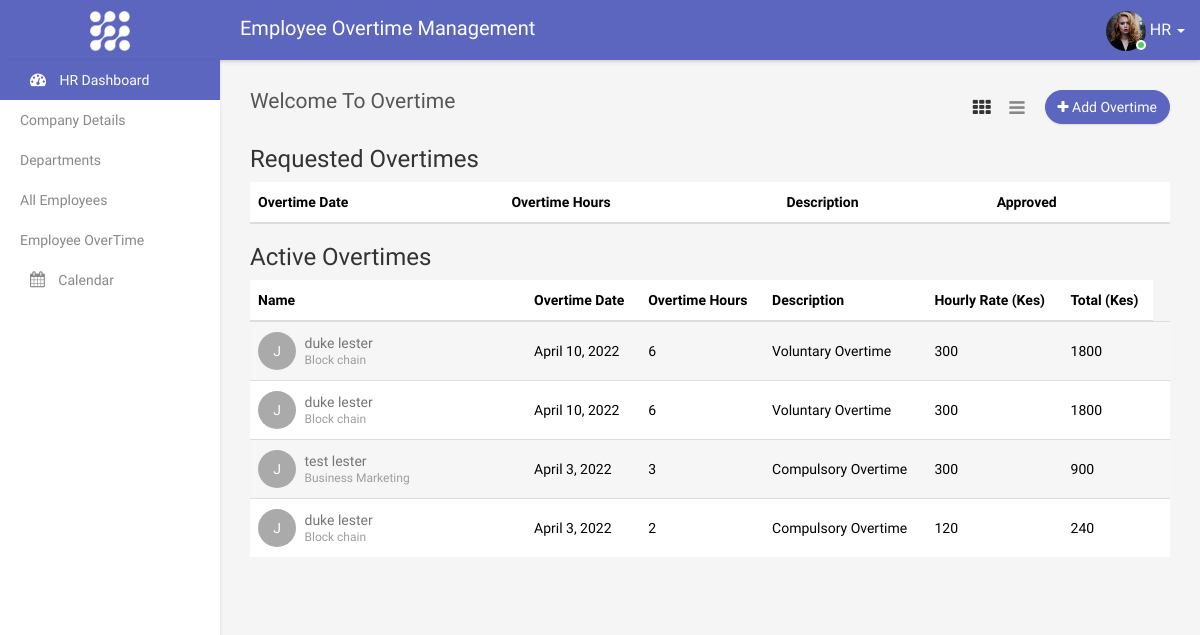
The app's page /overtime (signed in), older data.
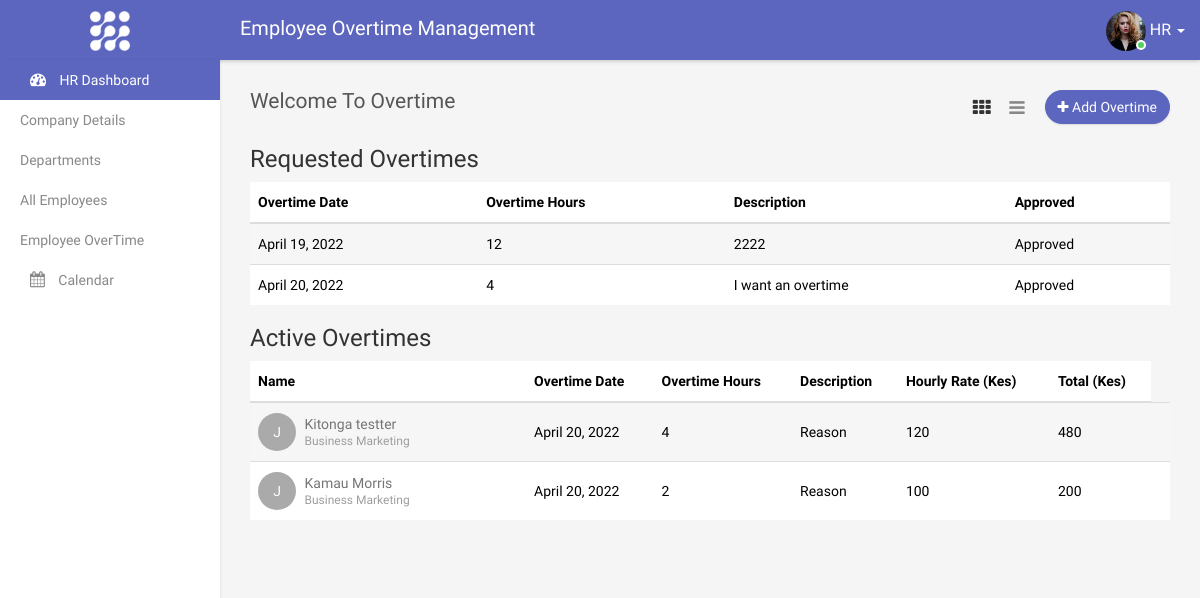
The same page, newer data.
### overtime/models.py (models this page shows, shortened)
class Overtime(models.Model):
    my_employee = models.ForeignKey(Employee, on_delete=models.CASCADE)
    overtime_date = models.DateField()
    overtime_hours = models.IntegerField()
    description = models.TextField()
    overtime_type = models.CharField(max_length=200)
    overtime_pay = models.DecimalField(max_digits=10, decimal_places=0)
    total = models.DecimalField(max_digits=10, decimal_places=0, blank=True, null=True)
    approved_by = models.ForeignKey(User, on_delete=models.PROTECT)
    created_at = models.DateTimeField(auto_now_add=True)
    class Meta:
        verbose_name = "Over Time"
        verbose_name_plural = "Over Time"

class Employee(models.Model):
    Hr = models.ForeignKey(User, related_name="hr", on_delete=models.CASCADE)
    company = models.CharField(max_length=200)
    department =  models.CharField(max_length=180)
    employee = models.OneToOneField(User,related_name="employee", on_delete=models.CASCADE)
    email = models.EmailField(max_length=65, unique=True, verbose_name='email')
    username = models.CharField(max_length=40, unique=True)
    phone = models.CharField(max_length=15, unique=True)
    mobile = models.CharField(max_length=15)
    address = models.CharField(max_length=200, blank=True)
    first_name = models.CharField(max_length=200, blank=True)
    last_name = models.CharField(max_length=200, blank=True)
    employeeReg_Id = models.CharField(max_length=200)
    is_email_verified = models.BooleanField(default=False)
    created_at = models.DateTimeField(auto_now_add=True)
    updated_at = models.DateTimeField(auto_now_add=True)
    class Meta:
        verbose_name = "Employee"
        verbose_name_plural = "Employees"

class RequestedOvertimes(models.Model):
    employer = models.ForeignKey(User,on_delete=models.CASCADE, related_name="employer")
    employee = models.ForeignKey(User,on_delete=models.CASCADE)
    overtime_date = models.DateField()
    overtime_hours = models.IntegerField()
    description = models.TextField()
    overtime_type = models.CharField(max_length=200)
    approved = models.BooleanField(default=False)
    requested_at = models.DateTimeField(auto_now_add=True)
    class Meta:
        verbose_name = "Requested OverTime"
        verbose_name_plural = "Requested OverTime"

### overtime/views.py (the view, shortened to what this page needs)
# urls.py: path('overtime',addOverTimeView, name="overTime"),
@login_required(login_url='login')
def addOverTimeView(request):
    if request.user.is_hr:
        context = {}
        context['overtime'] = Overtime.objects.filter(approved_by=request.user).order_by('-created_at')
        context['employees'] = Employee.objects.filter(Hr=request.user).order_by('-created_at')
        get_employees_request = RequestedOvertimes.objects.all()
        context['requested_overtimes'] = get_employees_request
        return render(request, 'overtime.html', context)
    else:
        return render(request, 'error-403.html')

### templates/overtime.html (shortened to what this page needs)
{% extends "base.html" %}
{% load static %}
{% block content %}
        <div class="page-wrapper">
            <div class="content container-fluid">
                <div class="row">
                    <div class="col-xs-4">
                        <h4 class="page-title">Welcome To Overtime</h4>
                    </div>
                    <div class="col-xs-8 text-right m-b-20">
                        <a href="#" class="btn btn-primary rounded pull-right" data-toggle="modal" data-target="#add_employee"><i class="fa fa-plus"></i> Add Overtime</a>
                        <div class="view-icons">
                            <a href="#" class="grid-view btn btn-link active"><i class="fa fa-th"></i></a>
                            <a href="#" class="list-view btn btn-link"><i class="fa fa-bars"></i></a>
                        </div>
                    </div>
                </div>
              <div class="row">
                    <div class="col-md-12">
                        <h3> Requested Overtimes </h3>
                        <div class="table-responsive">
                            <table class="table table-striped custom-table datatable">
                                <thead>
                                    <tr>
                                        <th>Overtime Date</th>
                                        <th>Overtime Hours</th>
                                        <th>Description</th>
                                        <th>Approved</th>
                                    </tr>
                                </thead>
                                <tbody>
                                    {% for Ot in requested_overtimes %}
                                    <tr>
                                        <td>{{Ot.overtime_date}}</td>
                                        <td>{{Ot.overtime_hours}}</td>
                                        <td>{{Ot.description}}</td>
                                        {% if Ot.approved %}
                                        <td>Approved</td>
                                        {% endif %}
                                    </tr>
                                    {% endfor %}
                                </tbody>
                        <div class="table-responsive">
                            <table class="table table-striped custom-table datatable">
                            <h3> Active Overtimes </h3>
                                <thead>
                                    <tr>
                                        <th style="width:30%;">Name</th>
                                        <th>Overtime Date</th>
                                        <th>Overtime Hours</th>
                                        <th>Description</th>
                                        <th>Hourly Rate (Kes)</th>
                                        <th>Total (Kes)</th>
                                    </tr>
                                </thead>
                                <tbody>
                                    {% for Ot in overtime %}
                                    <tr>
                                        <td>
                                            <a href="#" class="avatar">J</a>
                                            <h2><a href="#">{{Ot.my_employee.first_name}} {{Ot.my_employee.last_name}} <span>{{Ot.my_employee.department}}</span></a></h2>
                                        </td>
                                        <td>{{Ot.overtime_date}}</td>
                                        <td>{{Ot.overtime_hours}}</td>
                                        <td>{{Ot.description}}</td>
                                        <td>{{Ot.overtime_pay}}</td>
                                        <td>{{Ot.total}}</td>
                                        <td>
                                        </td>
                                    </tr>
                                    {% endfor %}
                                    </tbody>
            </div>
        </div>
    </div>
  {% endblock %}

Row changes from the older to the newer data that the page shows:
removed Overtime: my_employee.first_name "duke", my_employee.last_name "lester", my_employee.department "Block chain", overtime_date "April 10, 2022", overtime_hours "6", description "Voluntary Overtime", overtime_pay "300", total "1800"
removed Overtime: my_employee.first_name "duke", my_employee.last_name "lester", my_employee.department "Block chain", overtime_date "April 10, 2022", overtime_hours "6", description "Voluntary Overtime", overtime_pay "300", total "1800"
removed Overtime: my_employee.first_name "test", my_employee.last_name "lester", my_employee.department "Business Marketing", overtime_date "April 3, 2022", overtime_hours "3", description "Compulsory Overtime", overtime_pay "300", total "900"
removed Overtime: my_employee.first_name "duke", my_employee.last_name "lester", my_employee.department "Block chain", overtime_date "April 3, 2022", overtime_hours "2", description "Compulsory Overtime", overtime_pay "120", total "240"
added RequestedOvertimes: overtime_date "April 19, 2022", overtime_hours "12", description "2222", approved "Approved"
added RequestedOvertimes: overtime_date "April 20, 2022", overtime_hours "4", description "I want an overtime", approved "Approved"
now on this page (row edited): Overtime: my_employee.first_name "Kitonga", my_employee.last_name "testter", my_employee.department "Business Marketing", overtime_date "April 20, 2022", overtime_hours "4", description "Reason", overtime_pay "120", total "480"
now on this page (row edited): Overtime: my_employee.first_name "Kamau", my_employee.last_name "Morris", my_employee.department "Business Marketing", overtime_date "April 20, 2022", overtime_hours "2", description "Reason", overtime_pay "100", total "200"
